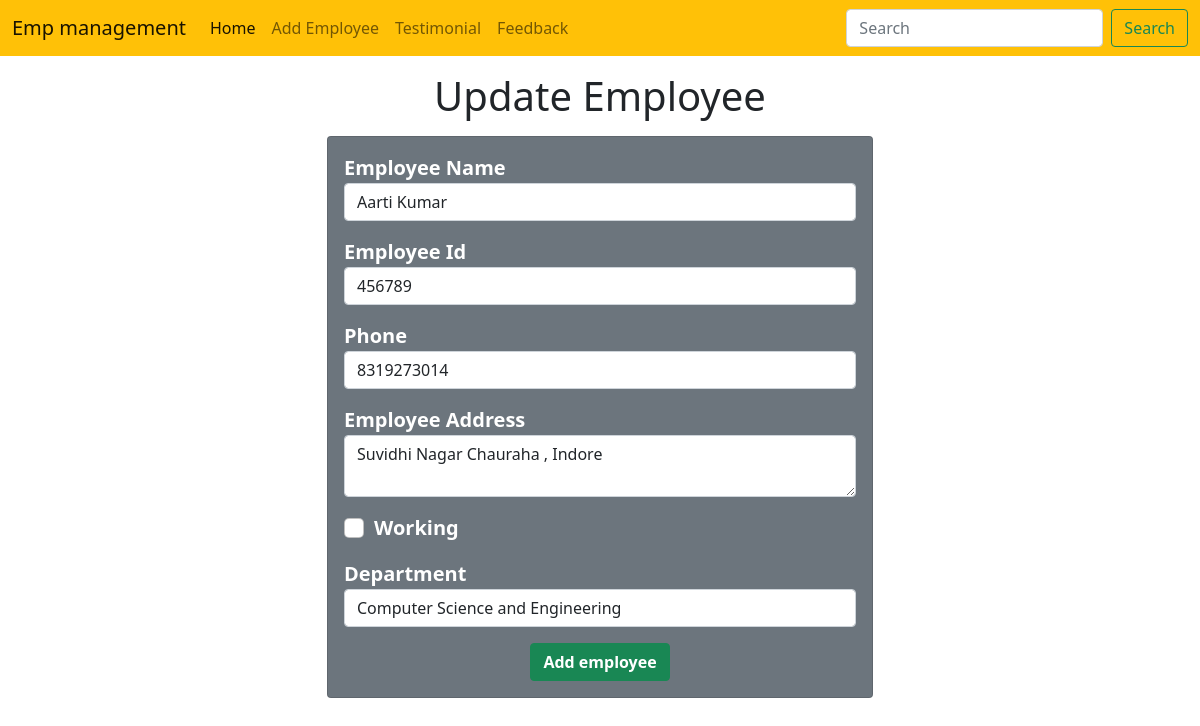
The page /emp/update-emp/8 on the database its author committed.
### emp/models.py (models this page shows)
class Emp(models.Model):
    name=models.CharField(max_length=200)
    emp_id=models.CharField(max_length=200)
    phone=models.CharField(max_length=200)
    address=models.CharField(max_length=200)
    working=models.BooleanField(default=True)
    department=models.CharField(max_length=10)

### emp/views.py (the view)
# urls.py: path("update-emp/<int:emp_id>",update_emp),
def update_emp(request,emp_id):
    emp=Emp.objects.get(pk=emp_id)
    return render(request,"emp/update_emp.html",{
        'emp':emp
    })

### templates/emp/update_emp.html (shortened to what this page needs)
<!doctype html>
<html lang="en">
  <head>
    <link href="https://cdn.jsdelivr.net/npm/bootstrap@5.0.2/dist/css/bootstrap.min.css" rel="stylesheet">
  </head>
  <body>
     {% include 'emp/Navbar.html' %}
    <h1 class="text-center my-3 ">Update Employee</h1>
    <div class="container">
        <div class="row">
            <div class="col-md-6 offset-md-3">
                <div class="card  bg-secondary text-white fw-bold fs-5">
                    <div class="card-body">
                        <form action="/emp/do-update-emp/{{emp.id}}" method="POST">
                            <div class="mb-3">
                                <label for="name">Employee Name</label>
                                <input
                                type="text"
                                class="form-control"
                                name="emp_name"
                                value="{{emp.name}}"
                                placeholder="Enter Employee Name">
                            </div>
                            <div class="mb-3">
                                <label for="id">Employee Id</label>
                                <input type="text" name="emp_id" id="id" value="{{emp.emp_id}}" class="form-control" placeholder="Enter Employee Id">
                            </div>
                            <div class="mb-3">
                                <label for="phone">Phone</label>
                                <input type="text" id="phone" name="emp_phone" value="{{emp.phone}}" class="form-control" placeholder="Enter Employee Phone">
                            </div>
                            <div class="mb-3">
                                <label for="address">Employee Address</label>
                               <textarea name="emp_address" id="address" class="form-control" row="5">{{emp.address}}</textarea>
                            </div>
                            <div class="mb-3 form-check">
                                <label for="working">Working</label>
                               <input type="checkbox" {% if emp.working %} checked {% endif  %}  name="emp_work" value="{{emp.working}}" class="form-check-input">
                            </div>
                            <div class="mb-3">
                                <label for="deparment">Department</label>
                                <select name="emp_department" value="{{emp.department}}" id="department" class="form-control">
                                    <option value="CSE">Computer Science and Engineering</option>
                                </select>
                            </div>
                            <div class="container text-center ">
                                <button class="btn btn-success fw-bold">Add employee</button>
                            </div>
                        </form>
                    </div>
                </div>
            </div>
        </div>
    </div>
  </body>
</html>

### rows shown on the page
Emp: emp_name "Aarti Kumar", emp_id "456789", emp_phone "8319273014", emp_address "Suvidhi Nagar Chauraha , Indore", emp_department "Computer Science and Engineering"
